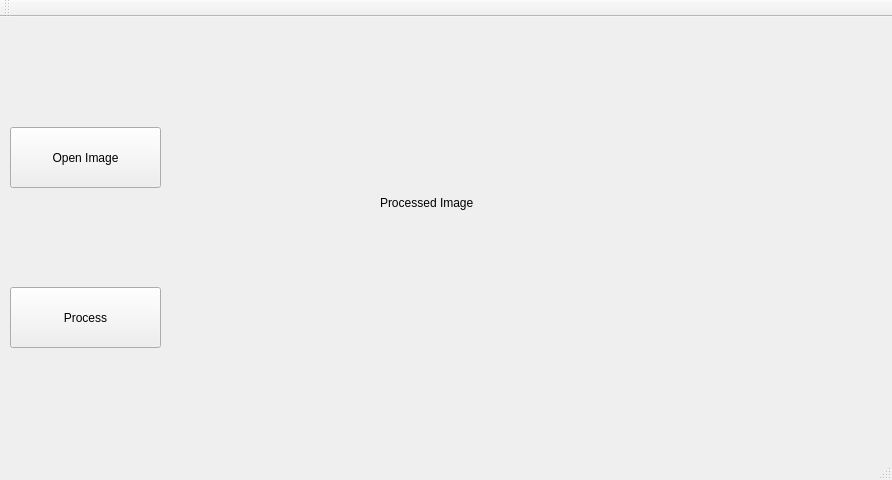
<?xml version="1.0" encoding="UTF-8"?>
<ui version="4.0">
 <class>MainWindow</class>
 <widget class="QMainWindow" name="MainWindow">
  <property name="geometry">
   <rect>
    <x>0</x>
    <y>0</y>
    <width>892</width>
    <height>480</height>
   </rect>
  </property>
  <property name="windowTitle">
   <string>MainWindow</string>
  </property>
  <widget class="QWidget" name="centralWidget">
   <widget class="QPushButton" name="pushButton">
    <property name="geometry">
     <rect>
      <x>10</x>
      <y>110</y>
      <width>151</width>
      <height>61</height>
     </rect>
    </property>
    <property name="text">
     <string>Open Image</string>
    </property>
   </widget>
   <widget class="QPushButton" name="pushButton_2">
    <property name="geometry">
     <rect>
      <x>10</x>
      <y>270</y>
      <width>151</width>
      <height>61</height>
     </rect>
    </property>
    <property name="text">
     <string>Process</string>
    </property>
   </widget>
   <widget class="QLabel" name="label">
    <property name="geometry">
     <rect>
      <x>380</x>
      <y>40</y>
      <width>411</width>
      <height>291</height>
     </rect>
    </property>
    <property name="text">
     <string>Processed Image</string>
    </property>
   </widget>
  </widget>
  <widget class="QMenuBar" name="menuBar">
   <property name="geometry">
    <rect>
     <x>0</x>
     <y>0</y>
     <width>892</width>
     <height>21</height>
    </rect>
   </property>
  </widget>
  <widget class="QToolBar" name="mainToolBar">
   <attribute name="toolBarArea">
    <enum>TopToolBarArea</enum>
   </attribute>
   <attribute name="toolBarBreak">
    <bool>false</bool>
   </attribute>
  </widget>
  <widget class="QStatusBar" name="statusBar"/>
 </widget>
 <layoutdefault spacing="6" margin="11"/>
 <resources/>
 <connections/>
</ui>
